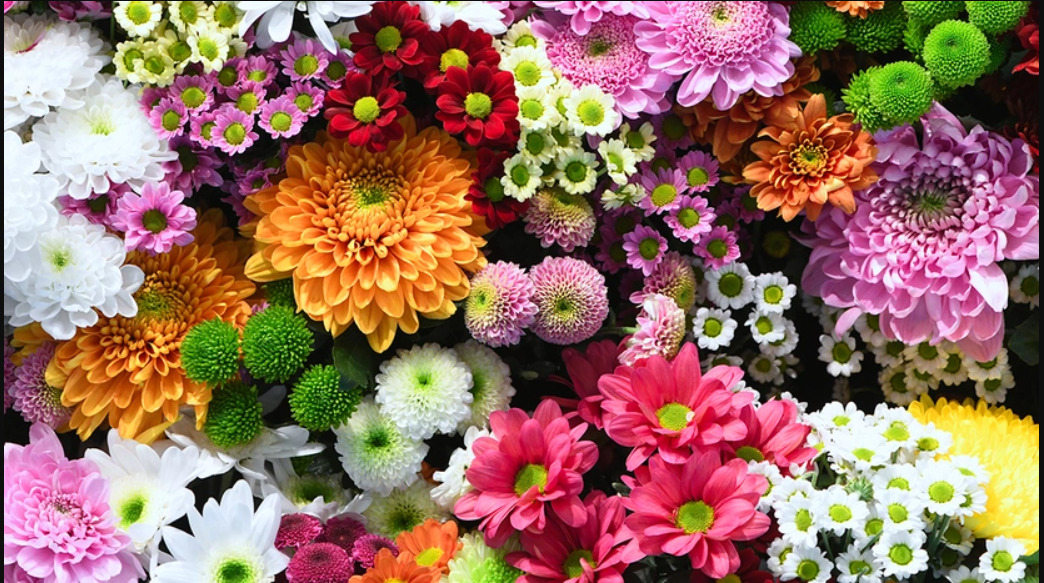
#> input picture ex1/image.jpg, 1044 x 583 px
$ python ex1.py
#> lines starting #> are read from the running program, lines starting #| are printed output that depends on the picture; after the words box and inside, x2 and y2 are one past the last pixel; in counts of white or black regions, pixels touching at a corner belong together
import cv2
import numpy as np

# Load 24-bit color image
img = cv2.imread("image.jpg")
#> img is the input picture: shape (583, 1044, 3); mean B, G, R 98.4, 112, 152.5

# Convert to 8-bit grayscale
gray = cv2.cvtColor(img, cv2.COLOR_BGR2GRAY)
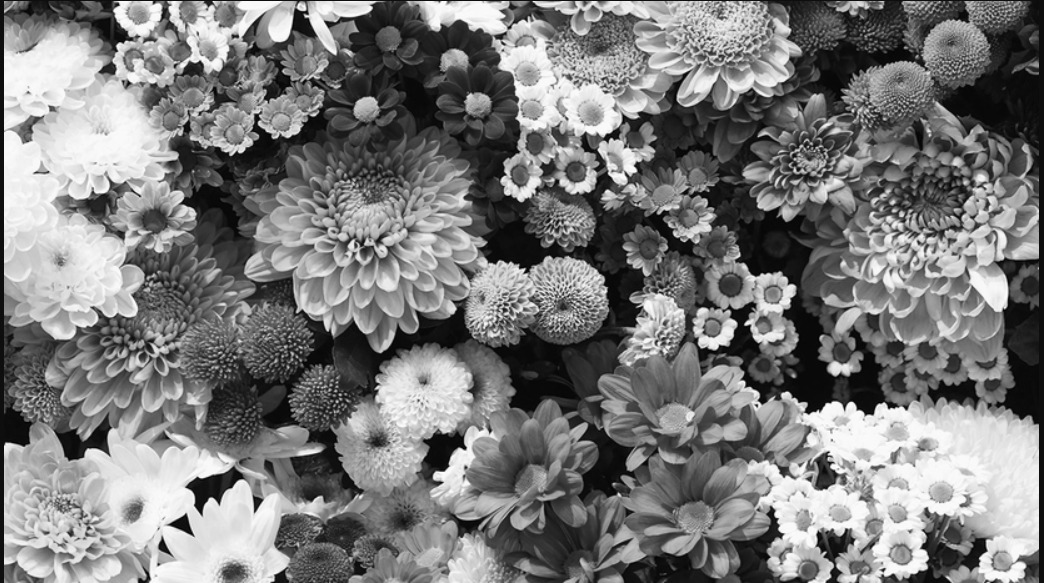
#> gray: shape (583, 1044); min 0, max 255, mean 122.6
cv2.imwrite("8bit_image.png", gray)  # Save as 8-bit PNG

# Convert to 4-bit (16 shades of gray)
gray_4bit = (gray // 16) * 16  # Reduce to 16 shades
cv2.imwrite("4bit_image.png", gray_4bit)  # PNG still stores it as 8-bit

# Convert to 1-bit (black & white)
_, binary = cv2.threshold(gray, 128, 255, cv2.THRESH_BINARY)
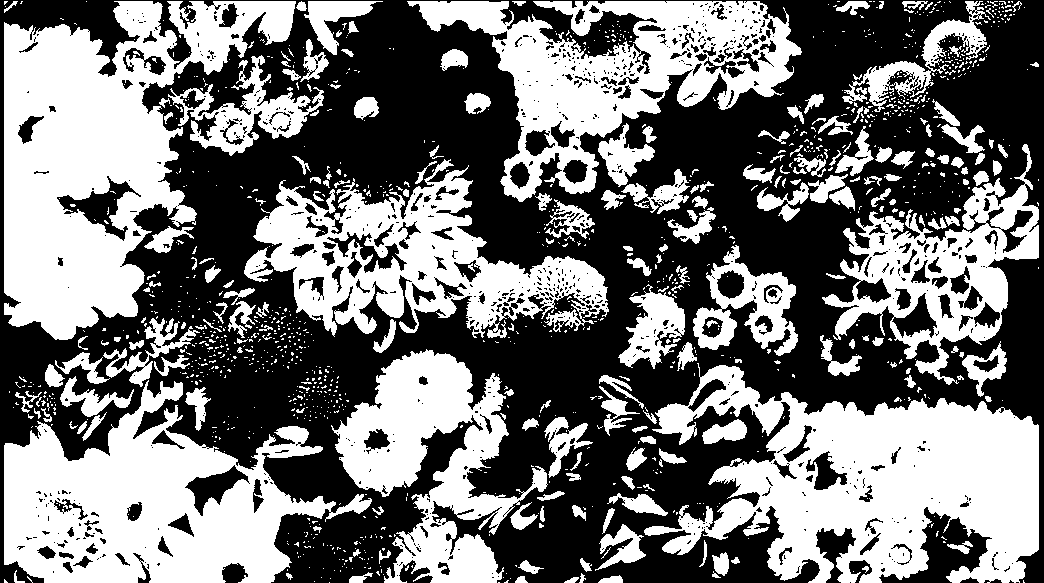
#> binary: shape (583, 1044); 45.9% white; 1258 white regions (1035 under 20 px), largest, box (x1, y1, x2, y2) and area: (4, 1, 296, 340) 47723, (644, 363, 1039, 583) 46712, (4, 380, 372, 583) 37422
cv2.imwrite("1bit_image.png", binary)  # Saved as PNG, but still 8-bit

print("Conversion completed: 8-bit, 4-bit, and 1-bit images saved as PNG.")
